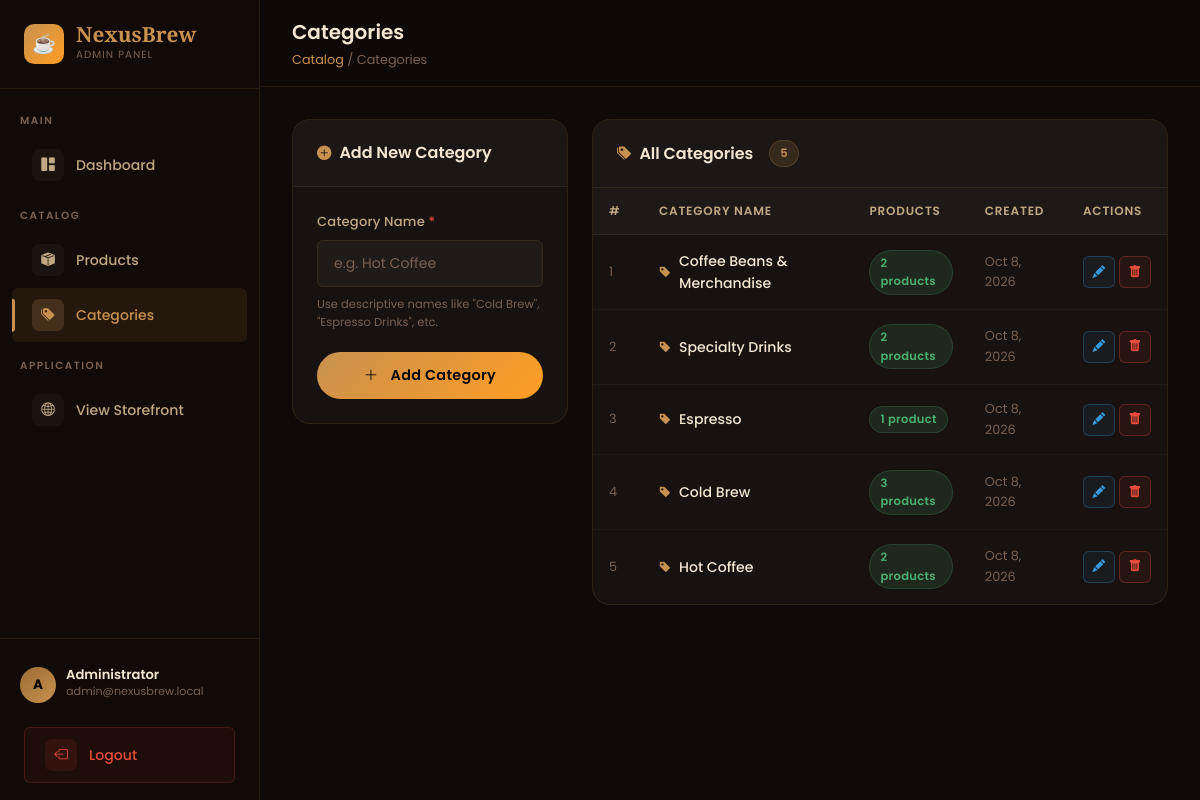
The app's page /categories.php (signed in) with its own data.
### tables this page shows
CREATE TABLE categories (
    id         INT AUTO_INCREMENT PRIMARY KEY,
    name       VARCHAR(100) NOT NULL,
    created_at DATETIME DEFAULT CURRENT_TIMESTAMP
);

### categories.php (the view, shortened to what this page needs)
<?php
require_once __DIR__ . '/db.php';
$activePage = 'categories';
$editCat    = null;
$allResult = mysqli_query($conn, "SELECT c.*, COUNT(p.id) AS product_count FROM categories c LEFT JOIN products p ON c.id = p.category_id GROUP BY c.id ORDER BY c.id DESC");
$allCats   = [];
while ($row = mysqli_fetch_assoc($allResult)) {
    $allCats[] = $row;
}
?>
<!DOCTYPE html>
<html lang="en">
<head>
    <link rel="stylesheet" href="https://cdn.jsdelivr.net/npm/bootstrap@5.3.2/dist/css/bootstrap.min.css">
    <link rel="stylesheet" href="https://cdn.jsdelivr.net/npm/bootstrap-icons@1.11.3/font/bootstrap-icons.min.css">
    <link rel="stylesheet" href="assets/css/style.css">
</head>
<body>
<div class="admin-layout">
    <?php include __DIR__ . '/includes/sidebar.php'; ?>
    <main class="admin-main">
        <div class="admin-topbar">
            <div>
                <div class="topbar-title">Categories</div>
                <div class="topbar-breadcrumb">
                    <span>Catalog</span> / Categories
                </div>
            </div>
        </div>
        <div class="admin-content">
            <div class="row g-4">
                <div class="col-lg-4">
                    <div class="admin-card">
                        <div class="admin-card-header">
                            <div class="admin-card-title">
                                <i class="bi bi-<?= $editCat ? 'pencil-fill' : 'plus-circle-fill' ?>"></i>
                                <?= $editCat ? 'Edit Category' : 'Add New Category' ?>
                            </div>
                        </div>
                        <div class="admin-card-body">
                            <form method="POST" action="categories.php" id="categoryForm">
                                <div class="nb-form-group">
                                    <label class="nb-label" for="cat_name">
                                        Category Name <span style="color:var(--danger);">*</span>
                                    </label>
                                    <input
                                        type="text"
                                        id="cat_name"
                                        name="cat_name"
                                        class="nb-input"
                                        placeholder="e.g. Hot Coffee"
                                        value="<?= $editCat ? htmlspecialchars($editCat['name']) : (isset($_POST['cat_name']) ? $_POST['cat_name']  : '') ?>"
                                        required
                                        autofocus
                                    >
                                    <p style="font-size:0.72rem;color:var(--text-muted);margin-top:0.5rem;">
                                        Use descriptive names like "Cold Brew", "Espresso Drinks", etc.
                                    </p>
                                </div>
                                <div class="d-flex gap-2">
                                    <button type="submit" class="btn-gold" style="flex:1;justify-content:center;" id="saveCategoryBtn">
                                        <i class="bi bi-<?= $editCat ? 'check-lg' : 'plus-lg' ?> me-1"></i>
                                        <?= $editCat ? 'Update' : 'Add Category' ?>
                                    </button>
                                </div>
                            </form>
                        </div>
                    </div>
                </div>
                <div class="col-lg-8">
                    <div class="admin-card">
                        <div class="admin-card-header">
                            <div class="admin-card-title">
                                <i class="bi bi-tags-fill"></i>
                                All Categories
                                <span class="nb-badge nb-badge-gold ms-2"><?= count($allCats) ?></span>
                            </div>
                        </div>
                        <div style="overflow-x:auto;">
                            <table class="nb-table">
                                <thead>
                                    <tr>
                                        <th style="width:50px;">#</th>
                                        <th>Category Name</th>
                                        <th>Products</th>
                                        <th>Created</th>
                                        <th style="width:100px;">Actions</th>
                                    </tr>
                                </thead>
                                <tbody>
                                    <?php if (empty($allCats)): ?>
                                        <tr>
                                            <td colspan="5">
                                                <div class="empty-state py-4">
                                                    <div class="empty-state-icon"><i class="bi bi-tags"></i></div>
                                                    <div class="empty-state-title">No categories yet</div>
                                                    <p style="font-size:0.82rem;margin-top:0.5rem;">
                                                        Add your first category using the form.
                                                    </p>
                                                </div>
                                            </td>
                                        </tr>
                                    <?php else: ?>
                                        <?php foreach ($allCats as $i => $cat): ?>
                                            <tr <?= $editCat && $editCat['id'] == $cat['id'] ? 'style="background:rgba(200,145,79,0.06);"' : '' ?>>
                                                <td style="color:var(--text-muted);font-size:0.8rem;"><?= $i + 1 ?></td>
                                                <td>
                                                    <div style="font-weight:500;display:flex;align-items:center;gap:8px;">
                                                        <i class="bi bi-tag-fill" style="color:var(--gold);font-size:0.75rem;"></i>
                                                        <?= htmlspecialchars($cat['name']) ?>
                                                    </div>
                                                </td>
                                                <td>
                                                    <a href="products.php" style="text-decoration:none;">
                                                        <span class="nb-badge <?= $cat['product_count'] > 0 ? 'nb-badge-success' : 'nb-badge-danger' ?>">
                                                            <?= $cat['product_count'] ?> product<?= $cat['product_count'] != 1 ? 's' : '' ?>
                                                        </span>
                                                    </a>
                                                </td>
                                                <td style="font-size:0.8rem;color:var(--text-muted);">
                                                    <?= date('M j, Y', strtotime($cat['created_at'])) ?>
                                                </td>
                                                <td>
                                                    <div class="d-flex gap-1">
                                                        <a href="categories.php?edit_id=<?= $cat['id'] ?>"
                                                           class="btn-action edit"
                                                           title="Edit category"
                                                           id="editCat<?= $cat['id'] ?>">
                                                            <i class="bi bi-pencil-fill"></i>
                                                        </a>
                                                        <a href="categories.php?delete_id=<?= $cat['id'] ?>"
                                                           class="btn-action delete"
                                                           data-confirm="Delete category '<?= htmlspecialchars($cat['name']) ?>'? Products in this category will become uncategorized."
                                                           title="Delete category"
                                                           id="deleteCat<?= $cat['id'] ?>">
                                                            <i class="bi bi-trash-fill"></i>
                                                        </a>
                                                    </div>
                                                </td>
                                            </tr>
                                        <?php endforeach; ?>
                                    <?php endif; ?>
                                </tbody>
                            </table>
                        </div>
                    </div>
                </div>
            </div>
        </div>
    </main>
</div>
</body>
</html>

### includes/sidebar.php (shortened to what this page needs)
<?php
$base = rtrim(str_replace('\\', '/', dirname($_SERVER['SCRIPT_NAME'])), '/');
$root = $base;
?>
<aside id="adminSidebar" class="admin-sidebar">
    <a href="<?= $root ?>/dashboard.php" class="sidebar-brand text-decoration-none">
        <div class="sidebar-brand-icon">☕</div>
        <div>
            <div class="sidebar-brand-text">NexusBrew</div>
            <div class="sidebar-brand-sub">Admin Panel</div>
        </div>
    </a>
    <nav class="sidebar-nav">
        <div class="sidebar-nav-label">Main</div>
        <a href="<?= $root ?>/dashboard.php"
           class="sidebar-nav-link <?= $activePage === 'dashboard' ? 'active' : '' ?>">
            <div class="nav-icon">
                <i class="bi bi-grid-1x2-fill"></i>
            </div>
            Dashboard
        </a>
        <div class="sidebar-nav-label">Catalog</div>
        <a href="<?= $root ?>/products.php"
           class="sidebar-nav-link <?= $activePage === 'products' ? 'active' : '' ?>">
            <div class="nav-icon">
                <i class="bi bi-box-seam-fill"></i>
            </div>
            Products
        </a>
        <a href="<?= $root ?>/categories.php"
           class="sidebar-nav-link <?= $activePage === 'categories' ? 'active' : '' ?>">
            <div class="nav-icon">
                <i class="bi bi-tags-fill"></i>
            </div>
            Categories
        </a>
        <div class="sidebar-nav-label">Application</div>
        <a href="<?= $root ?>/index.php" target="_blank"
           class="sidebar-nav-link">
            <div class="nav-icon">
                <i class="bi bi-globe2"></i>
            </div>
            View Storefront
        </a>
    </nav>
    <div class="sidebar-footer">
        <div class="sidebar-user-info">
            <div class="sidebar-user-avatar">A</div>
            <div>
                <div class="sidebar-user-name">Administrator</div>
                <div class="sidebar-user-email">admin@nexusbrew.local</div>
            </div>
        </div>
        <a href="<?= $root ?>/login.php?logout=1"
           class="sidebar-nav-link text-danger"
           style="color: var(--danger) !important; border: 1px solid rgba(231,76,60,0.2); background: rgba(231,76,60,0.06);">
            <div class="nav-icon" style="background:rgba(231,76,60,0.1); color:var(--danger);">
                <i class="bi bi-box-arrow-left"></i>
            </div>
            Logout
        </a>
    </div>
</aside>

### records on screen
categories: name "Coffee Beans & Merchandise", product_count "2", created_at "Oct 8, 2026"
categories: name "Specialty Drinks", product_count "2", created_at "Oct 8, 2026"
categories: name "Espresso", product_count "1", created_at "Oct 8, 2026"
categories: name "Cold Brew", product_count "3", shows "s", created_at "Oct 8, 2026"
categories: name "Hot Coffee", product_count "2", shows "s", created_at "Oct 8, 2026"

### other values on screen
count($allCats) "5"
